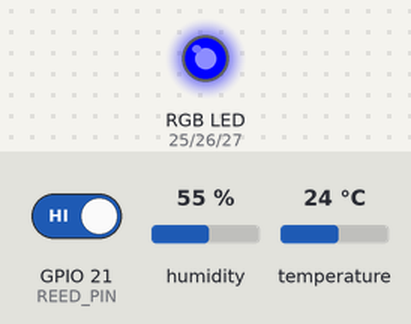
Bench run of a sketch on a simulated ESP32. On the bench: an RGB LED mixed from three pins (HIGH = lit). The test bench sets the inputs (shaded band); at power-on: temperature 24 °C, GPIO 21 (REED_PIN) HIGH, humidity 55 %. WiFi joins after 1.5 s; servers stay silent unless stated; what the sketch prints to the serial monitor is not drawn.

Above: at 3.2 s.
3.3 s: temperature set to 7 °C
6.0 s: temperature set to 4 °C
At 6.7 s:
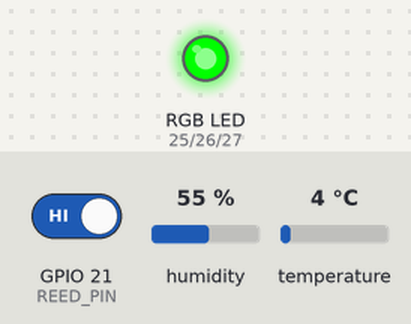
8.7 s: temperature set to 12 °C
At 11.3 s:
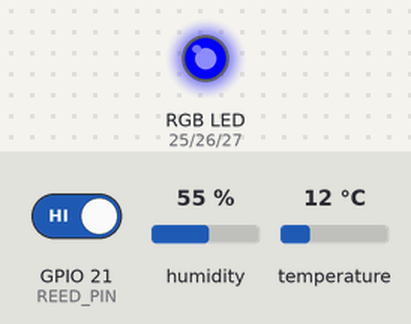
11.6 s: GPIO 21 (REED_PIN) driven LOW
At 12.6 s:
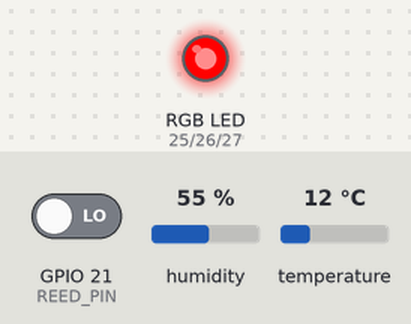
14.3 s: GPIO 21 (REED_PIN) driven HIGH
At 17.4 s:
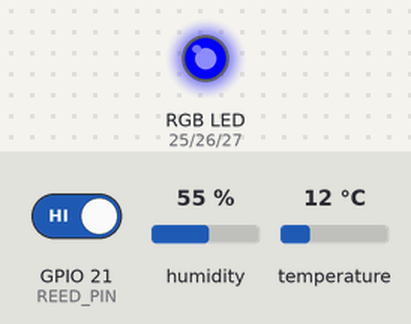
Timing chart, 0 to 18.6 s (numbered marks = the images above; inputs shaded):
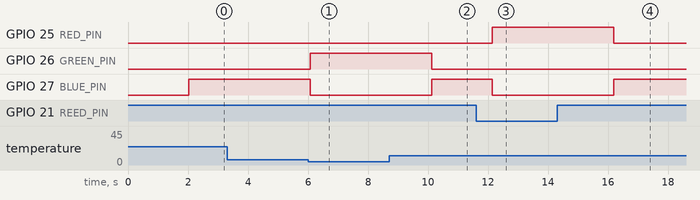

Measured:
- the behaviour switches between 6 and 5 °C on temperature (found by bisection; images 0 and 1)
- after the input at 3.3 s, every drawn part: stays the same
- after the input at 6.0 s, GPIO 26 (GREEN_PIN): LOW → HIGH after 0.07 s; GPIO 27 (BLUE_PIN): HIGH → LOW after 0.07 s
- after the input at 8.7 s, GPIO 26 (GREEN_PIN): HIGH → LOW after 1.4 s; GPIO 27 (BLUE_PIN): LOW → HIGH after 1.4 s
- after the input at 11.6 s, GPIO 25 (RED_PIN): LOW → HIGH after 0.54 s; GPIO 27 (BLUE_PIN): HIGH → LOW after 0.54 s
- after the input at 14.3 s, GPIO 25 (RED_PIN): HIGH → LOW after 1.9 s; GPIO 27 (BLUE_PIN): LOW → HIGH after 1.9 s

The sketch:

projetofinal_freezer_iot.ino
```cpp
#include <WiFi.h>
#include <WiFiClientSecure.h>
#include <UniversalTelegramBot.h>
#include <ArduinoJson.h>
#include <DHT.h>

//Credenciais do WiFi
#define WIFI_SSID "Marco"
#define WIFI_PASSWORD "12345678"

//Credenciais do Bot Telegram
#define BOT_TOKEN "7991659826:AAFRcDqLIZrC9VnrNxPJ_gT82PyIKO8Ma2E"
#define CHAT_ID "8147771515"

//Configurações do sensor DHT11
#define DHTPIN 15 // PINO de dados do DHT11
#define DHTTYPE DHT11
DHT dht(DHTPIN, DHTTYPE);

//Configurações do Reed Switch
#define REED_PIN 21 // PINO de entrada do reed switch

//Configurações do LED RGB
#define RED_PIN 25
#define GREEN_PIN 26
#define BLUE_PIN 27

//WiFi e Telegram Bot
WiFiClientSecure client;
UniversalTelegramBot bot(BOT_TOKEN, client);

//Variáveis de status
bool portaAberta = false;
bool temperaturaAlta = false;
float temperatura = 0.0;
unsigned long tempoAnterior = 0;
const long intervaloEnvio = 30000;//30 segundos de intervalo entre mensagens

void setup() {
  Serial.begin(115200);
  dht.begin();
  pinMode(REED_PIN, INPUT_PULLUP);//Configura o reed switch como entrada com pull-up

  //Configura os pinos do LED RGB como saídas
  pinMode(RED_PIN, OUTPUT);
  pinMode(GREEN_PIN, OUTPUT);
  pinMode(BLUE_PIN, OUTPUT);

  //Conectar ao WiFi
  conectarWiFi();

  //Inicializa o LED RGB apagado
  apagarLedRGB();
}

void conectarWiFi() {
  Serial.print("Conectando ao WiFi...");
  WiFi.begin(WIFI_SSID, WIFI_PASSWORD);
  while (WiFi.status() != WL_CONNECTED) {
    delay(1000);
    Serial.print(".");
  }
  Serial.println("\nWiFi conectado!");
  client.setInsecure();
}

void enviarMensagem(String mensagem) {
  if (bot.sendMessage(CHAT_ID, mensagem, "")) {
    Serial.println("Mensagem enviada com sucesso!");
  } else {
    Serial.println("Falha ao enviar mensagem.");
  }
}

void verificarEstado() {
  //Lê o status da porta
  portaAberta = digitalRead(REED_PIN) == HIGH;

  //Lê a temperatura atual
  temperatura = dht.readTemperature();

  //Verifica se houve erro de leitura do DHT11
  if (isnan(temperatura)) {
    Serial.println("Falha ao ler o sensor DHT11");
    return;
  }

  temperaturaAlta = temperatura > 5.0; //Temperatura alta acima de 5°C

  //Lógica para enviar a mensagem correta
  String mensagem;
  if (portaAberta && temperaturaAlta) {
    mensagem = "Alerta: Porta aberta e temperatura alta!";
    setCorLedRGB(0, 0, 255); //Azul
  } else if (portaAberta) {
    mensagem = "Alerta: Porta do freezer está aberta!";
    setCorLedRGB(0, 255, 0); //Verde
  } else if (temperaturaAlta) {
    mensagem = "Alerta: Temperatura alta no freezer!";
    setCorLedRGB(255, 0, 0); //Vermelho
  } else {
    mensagem = "Tudo ok: Freezer funcionando normalmente.";
    apagarLedRGB(); //Apaga o LED
  }

  //Enviar a mensagem se o intervalo de tempo foi atingido
  if (millis() - tempoAnterior >= intervaloEnvio) {
    enviarMensagem(mensagem);
    tempoAnterior = millis();
  }
}

void setCorLedRGB(int vermelho, int verde, int azul) {
  analogWrite(RED_PIN, vermelho);
  analogWrite(GREEN_PIN, verde);
  analogWrite(BLUE_PIN, azul);
}

void apagarLedRGB() {
  setCorLedRGB(0, 0, 0); //Desliga todas as cores
}

void loop() {
  verificarEstado();
  delay(2000); //Delay de 2 segundos antes de verificar novamente
}
```
